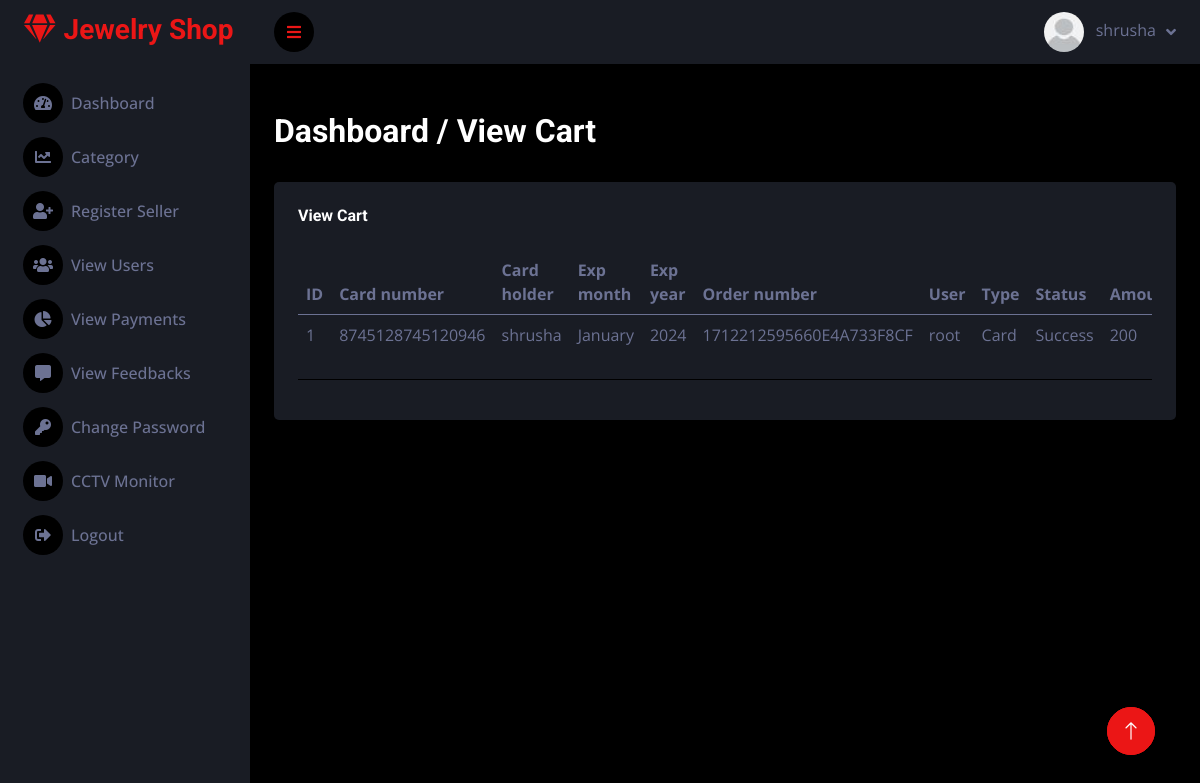
Screenshot of /view-cart.php (signed in) with the database file from the repository.
### tables this page shows
CREATE TABLE `payment` (
  `card_number` varchar(50) DEFAULT NULL,
  `card_holder_name` varchar(100) NOT NULL,
  `card_expiry_month` varchar(50) DEFAULT NULL,
  `card_expiry_year` year(4) NOT NULL,
  `payment_id` int(11) NOT NULL,
  `order_numbar` varchar(25) NOT NULL,
  `payment_type` varchar(10) DEFAULT NULL,
  `payment_status` varchar(10) NOT NULL,
  `amount` int(11) NOT NULL,
  `date_paid` datetime DEFAULT NULL
);

### config/connection.php (called while the page is built, shortened)
<?php
$username="root";
?>

### view-cart.php (the view, shortened to what this page needs)
<?php
require_once '../config/connection.php';
?>
<!DOCTYPE html>
<html lang="en">
<?php require_once 'include/header.php'; ?>
            <div class="container-fluid pt-4 px-4">
                <div class="row">
                    <div class="col-md-12">
                        <h2>Dashboard / View Cart</h2>
                    </div>
                </div>
            </div>
            <div class="container-fluid pt-4 px-4">
                <div class="row g-4">
                    <div class="col-12">
                        <div class="bg-secondary rounded h-100 p-4">
                            <h6 class="mb-4">View Cart</h6>
                            <div class="table-responsive">
                                <table class="table">
                                    <thead>
                                        <tr>
                                            <th scope="col">ID</th>
                                            <th scope="col">Card number</th>
                                            <th scope="col">Card holder</th>
                                            <th scope="col">Exp month</th>
                                            <th scope="col">Exp year</th>
                                            <th scope="col">Order number</th>
                                            <th scope="col">User</th>
                                            <th scope="col">Type</th>
                                            <th scope="col">Status</th>
                                            <th scope="col">Amount</th>
                                        </tr>
                                    </thead>
                                    <tbody>
                                    <?php
                                        $sql = "SELECT * FROM payment";
                                        $res = mysqli_query($conn,$sql);
                                        if(mysqli_num_rows($res) > 0) {
                                            $i = 1;
                                            while($row = mysqli_fetch_array($res)) {
                                                echo "<tr>";
                                                echo "<td>$i</td>";
                                                echo "<td>$row[card_number]</td>";
                                                echo "<td>$row[card_holder_name]</td>";
                                                $monthNumber = $row['card_expiry_month'];
                                                $monthName = date('F', mktime(0, 0, 0, $monthNumber, 1));
                                                echo "<td>$monthName</td>";
                                                echo "<td>$row[card_expiry_year]</td>";
                                                echo "<td>$row[order_numbar]</td>";
                                                echo "<td>$username</td>";
                                                echo "<td>$row[payment_type]</td>";
                                                echo "<td>$row[payment_status]</td>";
                                                echo "<td>$row[amount]</td>";
                                                echo "</tr>";
                                                $i++;
                                            }
                                        }
                                        ?>
                                    </tbody>
                                </table>
                            </div>
                        </div>
                    </div>
                </div>
            </div>
        </div>
        <a href="#" class="btn btn-lg btn-primary btn-lg-square back-to-top"><i class="bi bi-arrow-up"></i></a>
    </div>
    <?php require_once 'include/footer.php'; ?>
</body>
</html>

### css/style.css (style rules this page uses)
:root { --primary: #EB1616; --secondary: #191C24; --light: #6C7293; --dark: #000000; }
.back-to-top { position: fixed; display: none; right: 45px; bottom: 45px; z-index: 99; }
.btn { transition: .5s; }
.btn-lg-square { width: 48px; height: 48px; }
.btn-square, .btn-sm-square, .btn-lg-square { padding: 0; display: inline-flex; align-items: center; justify-content: center; font-weight: normal; border-radius: 50px; }

### rows the page displays
payment: card_number "8745128745120946", card_holder_name "shrusha", card_expiry_month "January", card_expiry_year "2024", order_numbar "1712212595660E4A733F8CF", payment_type "Card", payment_status "Success", amount "200"

### other values shown
$_SESSION['User_name'] "shrusha"
